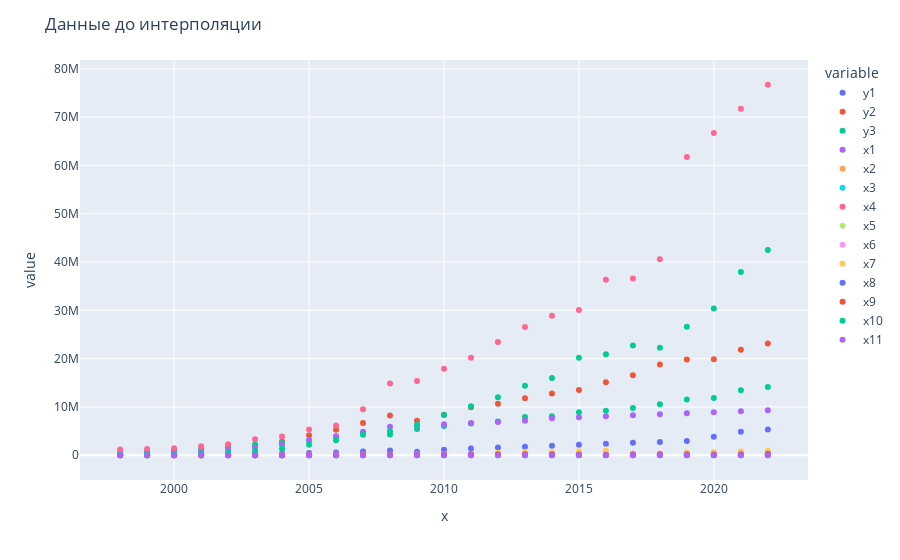

This figure's notebook cell:
### Markdown cell above
### Данные до интерполяции

### Code cell
InterpolateData(data).original_scatter()
